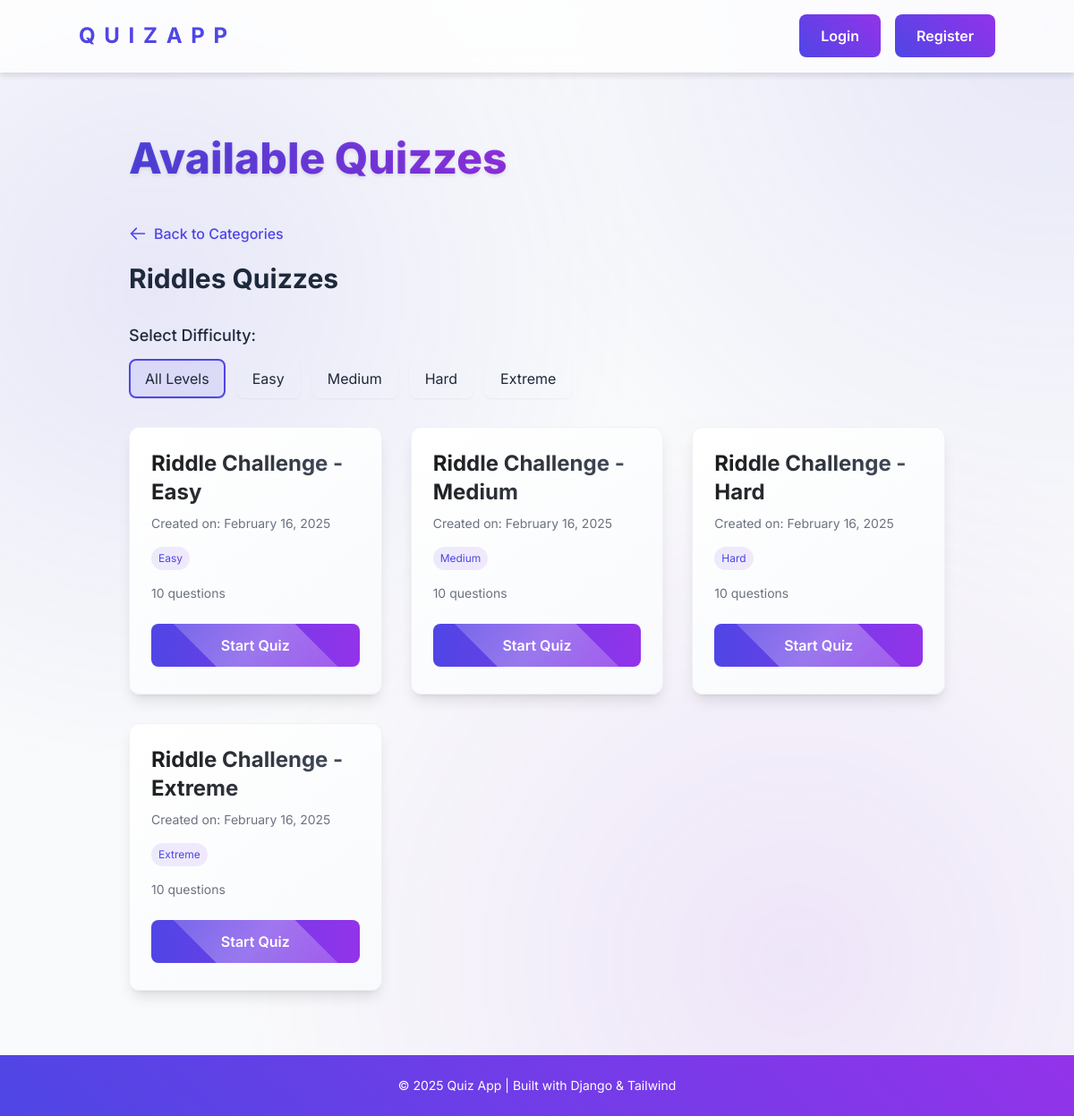
Page /?category=Riddles on the committed database.
### quiz/models.py (models this page shows, shortened)
class Category(models.Model):
    name = models.CharField(max_length=100, unique=True)

class DifficultyLevel(models.Model):
    level = models.CharField(max_length=50, unique=True)

class Quiz(models.Model):
    title = models.CharField(max_length=200)
    category = models.ForeignKey(Category, on_delete=models.SET_NULL, null=True, related_name="quizzes")
    difficulty = models.ForeignKey(DifficultyLevel, on_delete=models.SET_NULL, null=True, related_name="quizzes")
    created_at = models.DateTimeField(auto_now_add=True)

### quiz/views.py (the view)
# urls.py: path("", views.quiz_list, name="quiz_list"),
def quiz_list(request):
    category_filter = request.GET.get('category')
    categories = Category.objects.all()
    if category_filter:
        category = get_object_or_404(Category, name=category_filter)
        quizzes = Quiz.objects.filter(category=category)
        difficulty_levels = DifficultyLevel.objects.filter(quizzes__category=category).distinct()
        difficulty_filter = request.GET.get('difficulty')
        if difficulty_filter:
            quizzes = quizzes.filter(difficulty__level=difficulty_filter)
    else:
        quizzes = None
        difficulty_levels = None
    context = {
        "categories": categories,
        "selected_category": category_filter,
        "quizzes": quizzes,
        "difficulty_levels": difficulty_levels,
        "selected_difficulty": request.GET.get('difficulty'),
    }
    return render(request, "quiz/quiz_list.html", context)

### quiz/templates/quiz/quiz_list.html (shortened to what this page needs)
{% extends "layout.html" %}
{% block content %}
<div class="max-w-6xl mx-auto px-4 sm:px-6 lg:px-8 py-12">
    <h1 class="page-title text-5xl font-extrabold text-center mb-12">Available Quizzes</h1>
    {% if not selected_category %}
        <div class="grid grid-cols-1 md:grid-cols-2 lg:grid-cols-3 gap-8">
            {% for category in categories %}
                <a href="{% url 'quiz_list' %}?category={{ category.name }}" class="block">
                    <div class="category-card rounded-xl shadow-lg p-6 h-full">
                        <div class="card-content">
                            <h2 class="text-2xl font-bold mb-2">{{ category.name }}</h2>
                            <p class="text-gray-600 mb-4">
                                {% with quiz_count=category.quizzes.count %}
                                    {{ quiz_count }} quiz{{ quiz_count|pluralize:"zes" }} available
                                {% endwith %}
                            </p>
                            <div class="mt-auto pt-4">
                                <span class="gradient-button inline-block text-white px-6 py-3 rounded-lg font-semibold transition-all">
                                    View Quizzes
                                </span>
                            </div>
                        </div>
                    </div>
                </a>
            {% empty %}
                <div class="col-span-3 empty-state-card quiz-card text-center py-16 rounded-xl shadow-lg">
                    <svg class="w-16 h-16 mx-auto mb-4 text-gray-400" fill="none" viewBox="0 0 24 24" stroke="currentColor">
                        <path stroke-linecap="round" stroke-linejoin="round" stroke-width="1"
                              d="M9.75 17L9 20l-1 1h8l-1-1-.75-3M3 13h18M5 17h14a2 2 0 002-2V5a2 2 0 00-2-2H5a2 2 0 00-2 2v10a2 2 0 002 2z" />
                    </svg>
                    <p class="text-gray-500 text-xl">No quiz categories available.</p>
                    <p class="text-gray-400 mt-2 mb-6">Check back later for new quizzes!</p>
                </div>
            {% endfor %}
        </div>
    {% else %}
        <div class="mb-8">
            <a href="{% url 'quiz_list' %}" class="back-button">
                <svg class="w-5 h-5" fill="none" stroke="currentColor" viewBox="0 0 24 24" xmlns="http://www.w3.org/2000/svg">
                    <path stroke-linecap="round" stroke-linejoin="round" stroke-width="2" d="M10 19l-7-7m0 0l7-7m-7 7h18"></path>
                </svg>
                Back to Categories
            </a>
            <h2 class="text-3xl font-bold mt-4">{{ selected_category }} Quizzes</h2>
        </div>
        {% if difficulty_levels %}
            <div class="mb-8">
                <h3 class="text-lg font-medium mb-3">Select Difficulty:</h3>
                <div class="flex flex-wrap gap-3">
                    <a href="{% url 'quiz_list' %}?category={{ selected_category }}"
                       class="difficulty-button px-4 py-2 rounded-lg shadow-sm {% if not selected_difficulty %}active{% endif %}">
                        All Levels
                    </a>
                    {% for level in difficulty_levels %}
                        <a href="{% url 'quiz_list' %}?category={{ selected_category }}&difficulty={{ level.level }}"
                           class="difficulty-button px-4 py-2 rounded-lg shadow-sm {% if selected_difficulty == level.level %}active{% endif %}">
                            {{ level.level }}
                        </a>
                    {% endfor %}
                </div>
            </div>
        {% endif %}
        <div class="grid grid-cols-1 md:grid-cols-2 lg:grid-cols-3 gap-8">
            {% for quiz in quizzes %}
                <div class="quiz-card rounded-xl shadow-lg p-6">
                    <div class="card-content">
                        <div class="card-header">
                            <h2 class="text-2xl font-bold mb-2">{{ quiz.title }}</h2>
                            <div class="card-metadata">
                                <span>Created on: {{ quiz.created_at|date:"F d, Y" }}</span>
                            </div>
                        </div>
                        <div class="card-body">
                            {% if quiz.difficulty %}
                                <div class="flex flex-wrap gap-2 mb-4">
                                    <span class="quiz-tag">{{ quiz.difficulty.level }}</span>
                                </div>
                            {% endif %}
                            {% if quiz.questions.count %}
                                <p class="text-sm text-gray-500 mt-3">
                                    <span>{{ quiz.questions.count }} questions</span>
                                </p>
                            {% endif %}
                        </div>
                        <div class="card-footer">
                            <a href="{% url 'take_quiz' quiz.id %}"
                               class="gradient-button inline-block text-white px-6 py-3 rounded-lg font-semibold transition-all">
                                Start Quiz
                            </a>
                        </div>
                    </div>
                </div>
            {% endfor %}
        </div>
    {% endif %}
</div>
{% endblock %}

### quiz/templates/layout.html (style rules this page uses)
body { font-family: 'Inter', sans-serif; background-color: #f9fafb; color: #1e293b; }
:root { --gradient-start: #4f46e5; --gradient-end: #9333ea; --button-shadow: rgba(79, 70, 229, 0.4); --glass-bg: rgba(255, 255, 255, 0.8); }

### quiz/templates/quiz/quiz_list.html (style rules this page uses)
.floating-cards { animation: floatingCards 3s ease-in-out infinite; }
.page-title { animation: fadeInUp 0.8s ease-out; background-size: 200% auto; background-image: linear-gradient(120deg, #4f46e5, #9333ea, #4f46e5); -webkit-background-clip: text; background-clip: text; color: transparent; position: relative; display: inline-block; text-shadow: 0px 2px 4px rgba(0, 0, 0, 0.1); animation: gradientFlow 3s infinite alternate; }
.quiz-card { animation: fadeInUp 0.8s ease-out; animation-fill-mode: both; transition: all 0.3s cubic-bezier(0.4, 0, 0.2, 1); background: linear-gradient(145deg, #ffffff, #f8fafc); border: 1px solid rgba(229, 231, 235, 0.5); position: relative; overflow: hidden; z-index: 1; }
.quiz-card::before { content: ''; position: absolute; top: 0; left: 0; right: 0; height: 4px; background: linear-gradient(90deg, #4f46e5, #9333ea); transform: scaleX(0); transition: transform 0.3s ease; z-index: 2; }
.quiz-card::after { content: ''; position: absolute; inset: 0; background: linear-gradient(135deg, rgba(79, 70, 229, 0.1), rgba(147, 51, 234, 0.1)); opacity: 0; transition: opacity 0.3s ease; z-index: -1; }
.card-content { display: flex; flex-direction: column; height: 100%; justify-content: space-between; }
.card-header { margin-bottom: 1rem; }
.card-body { flex: 1; }
.card-footer { margin-top: 1.5rem; }
.gradient-button { background: linear-gradient(90deg, #4f46e5, #9333ea, #4f46e5); background-size: 200% auto; transition: all 0.3s ease; position: relative; overflow: hidden; width: 100%; text-align: center; }
.gradient-button::after { content: ''; position: absolute; top: -50%; left: -50%; width: 200%; height: 200%; background: linear-gradient( to right, rgba(255, 255, 255, 0) 0%, rgba(255, 255, 255, 0.3) 50%, rgba(255, 255, 255, 0) 100% ); transform: rotate(45deg); animation: shimmer 3s infinite; pointer-events: none; }
.quiz-card h2 { background: linear-gradient(120deg, #1a1a1a, #4a5568); -webkit-background-clip: text; background-clip: text; color: transparent; transition: all 0.3s ease; }
.card-metadata { display: flex; align-items: center; color: #6b7280; font-size: 0.875rem; }
.quiz-tag { display: inline-block; padding: 0.25rem 0.5rem; background: linear-gradient(90deg, rgba(79, 70, 229, 0.1), rgba(147, 51, 234, 0.1)); border-radius: 9999px; font-size: 0.75rem; color: #4f46e5; transition: all 0.3s ease; }
.quiz-card:nth-child(1) { animation-delay: 0.1s; }
.quiz-card:nth-child(2) { animation-delay: 0.2s; }
.quiz-card:nth-child(3) { animation-delay: 0.3s; }
.quiz-card:nth-child(4) { animation-delay: 0.4s; }
.difficulty-button { transition: all 0.3s ease; border: 2px solid transparent; }
.difficulty-button.active { border-color: #4f46e5; background-color: rgba(79, 70, 229, 0.1); }
.back-button { display: inline-flex; align-items: center; color: #4f46e5; font-weight: 500; transition: all 0.3s ease; }
.back-button svg { margin-right: 0.5rem; }

### rows in the picture
Category: name "Riddles"
DifficultyLevel: level "Easy"
DifficultyLevel: level "Medium"
DifficultyLevel: level "Hard"
DifficultyLevel: level "Extreme"
Quiz: created_at "February 16, 2025", difficulty.level "Easy", questions.count "10"
Quiz: created_at "February 16, 2025", difficulty.level "Medium", questions.count "10"
Quiz: created_at "February 16, 2025", difficulty.level "Hard", questions.count "10"
Quiz: created_at "February 16, 2025", difficulty.level "Extreme", questions.count "10"
